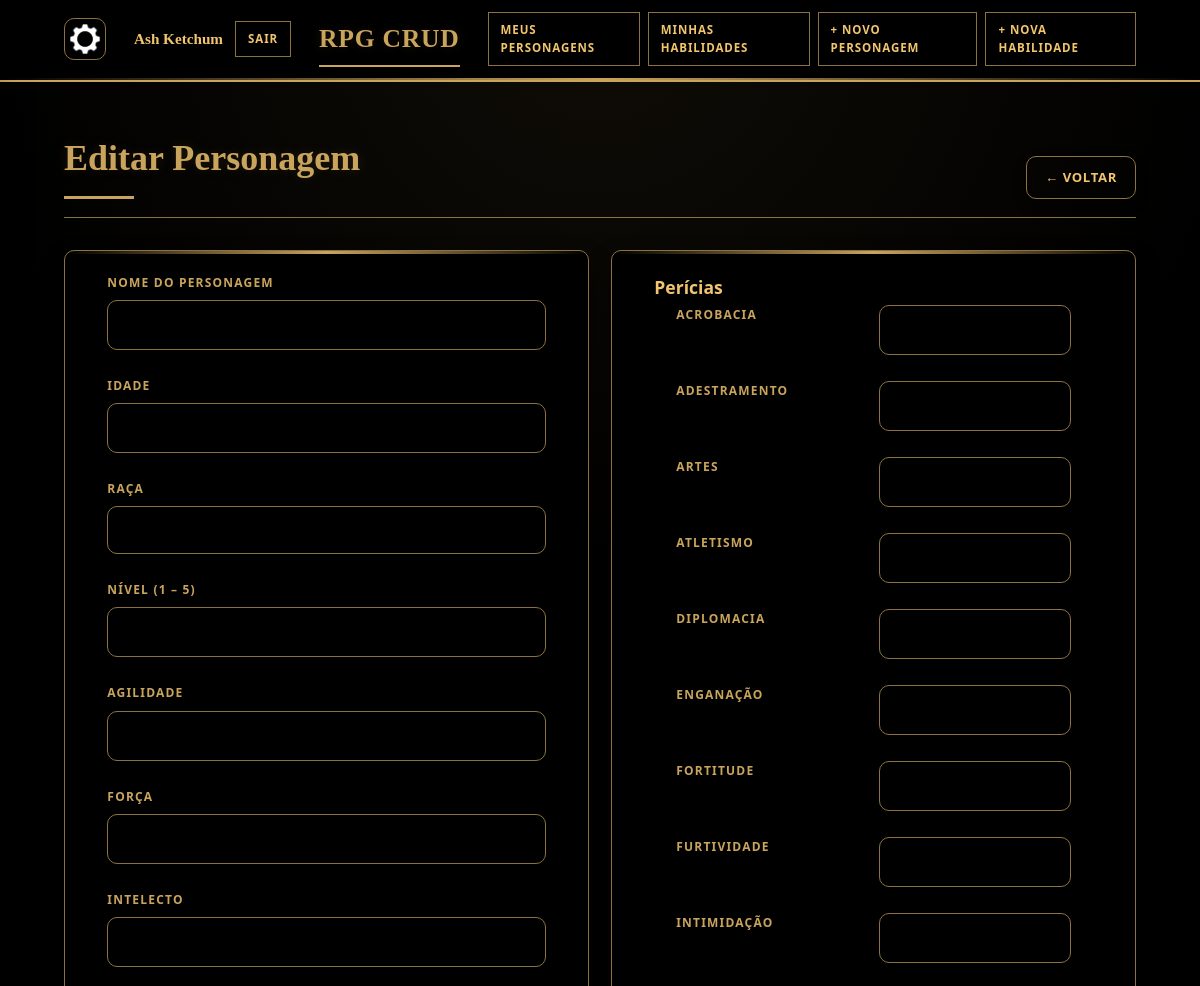
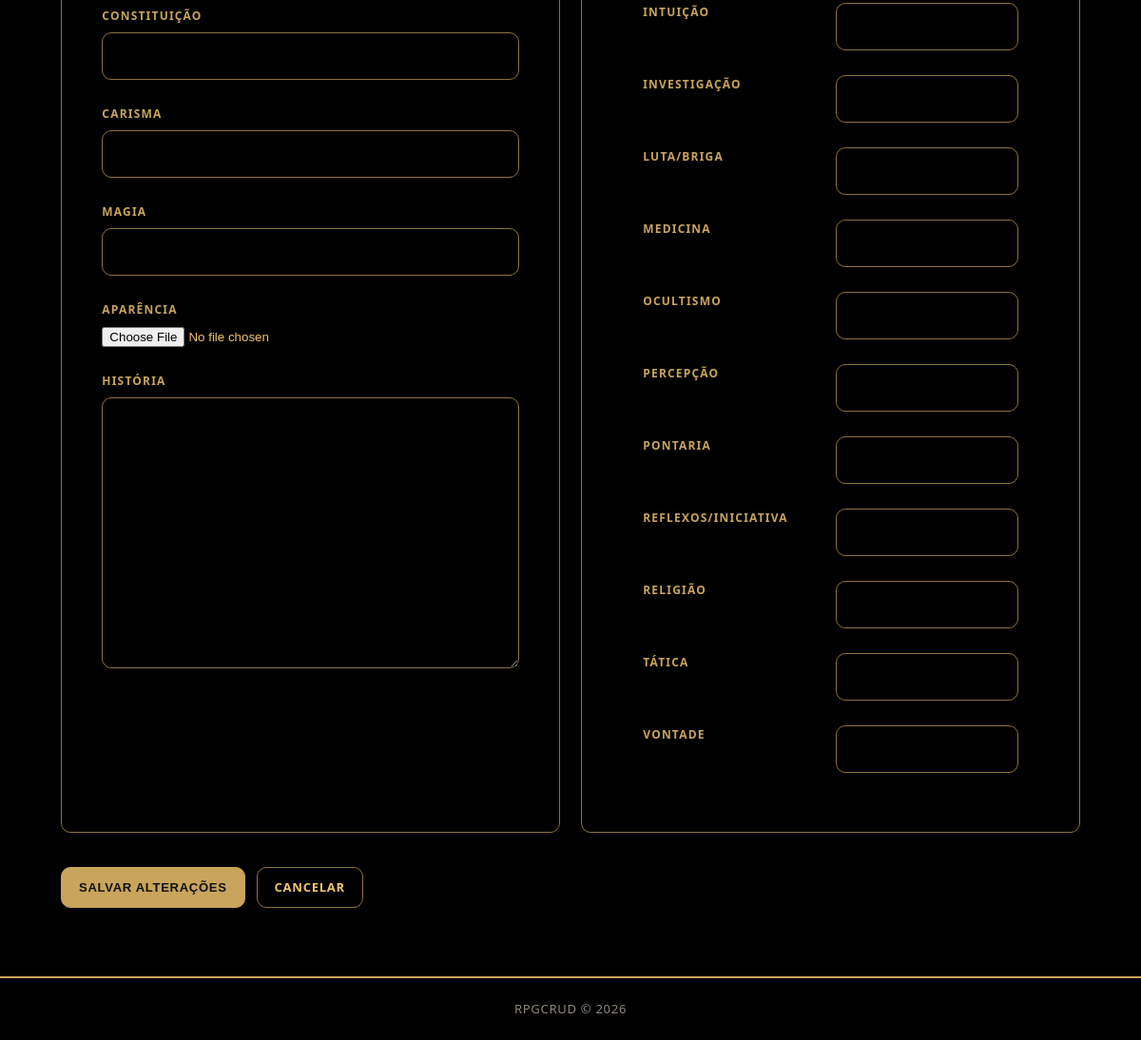
The page /pages/personagem_edit.php?id=32 (signed in) on the database its author committed (2 pictures, top to bottom).
### tables this page shows
CREATE TABLE `personagem` (
  `id_usuario` int(11) DEFAULT NULL,
  `id` int(11) NOT NULL,
  `nome` varchar(100) NOT NULL,
  `idade` int(11) DEFAULT NULL,
  `raca` varchar(40) NOT NULL,
  `nivel` int(11) NOT NULL,
  `agilidade` int(11) NOT NULL,
  `forca` int(11) NOT NULL,
  `intelecto` int(11) NOT NULL,
  `constituicao` int(11) NOT NULL,
  `carisma` int(11) NOT NULL,
  `magia` int(11) NOT NULL,
  `aparencia` varchar(255) DEFAULT NULL,
  `deletado` tinyint(1) NOT NULL DEFAULT 0,
  `lore` text DEFAULT NULL
);

CREATE TABLE `pericias` (
  `id_personagem` int(11) DEFAULT NULL,
  `acrobacia` int(11) NOT NULL,
  `adestramento` int(11) NOT NULL,
  `artes` int(11) NOT NULL,
  `atletismo` int(11) NOT NULL,
  `diplomacia` int(11) NOT NULL,
  `enganacao` int(11) NOT NULL,
  `fortitude` int(11) NOT NULL,
  `furtividade` int(11) NOT NULL,
  `intimidacao` int(11) NOT NULL,
  `intuicao` int(11) NOT NULL,
  `investigacao` int(11) NOT NULL,
  `luta_briga` int(11) NOT NULL,
  `medicina` int(11) NOT NULL,
  `ocultismo` int(11) NOT NULL,
  `percepcao` int(11) NOT NULL,
  `pontaria` int(11) NOT NULL,
  `reflexos_iniciativa` int(11) NOT NULL,
  `religiao` int(11) NOT NULL,
  `tatica` int(11) NOT NULL,
  `vontade` int(11) NOT NULL
);

### pages/personagem_edit.php (the view, shortened to what the rows shown need)
<?php
require_once __DIR__ . '/../repository/PersonagemRepository.php';
require_once __DIR__ . '/../repository/PericiaRepository.php';
$repoPersonagem = new PersonagemRepository();
$repoPericia = new PericiaRepository();
$id = 0;
if (isset($_GET['id'])) {
    $id = (int) $_GET['id'];
}
$personagem = null;
$pericia = null;
if ($id > 0) {
    $personagem = $repoPersonagem->buscarPorId($id);
    $pericia = $repoPericia->buscarPorId($personagem->getId());
}
$nome = '';
$idade = 0;
$nivel = 1;
$agilidade = 0;
$forca = 0;
$intelecto = 0;
$constituicao = 0;
$carisma = 0;
$magia = 0;
$pericias = [
  "Acrobacia" => 0,
  "Adestramento" => 0,
  "Artes" => 0,
  "Atletismo" => 0,
  "Diplomacia" => 0,
  "Enganacao" => 0,
  "Fortitude"=> 0,
  "Furtividade" => 0,
  "Intimidacao" => 0,
  "Intuicao" => 0,
  "Investigacao" => 0,
  "Luta_Briga" => 0,
  "Medicina" => 0,
  "Ocultismo" => 0,
  "Percepcao" => 0,
  "Pontaria" => 0,
  "Reflexos_Iniciativa" => 0,
  "Religiao" => 0,
  "Tatica" => 0,
  "Vontade" => 0
];
if ($personagem !== null) {
  $nome = $personagem->getNome();
  $idade = $personagem->getIdade();
  $nivel = $personagem->getNivel();
  $agilidade = $personagem->getAgilidade();
  $forca = $personagem->getForca();
  $intelecto = $personagem->getIntelecto();
  $constituicao = $personagem->getConstituicao();
  $carisma = $personagem->getCarisma();
  $magia = $personagem->getMagia();
  $pericias["Acrobacia"]              = $pericia->getAcrobacia();
  $pericias["Adestramento"]           = $pericia->getAdestramento();
  $pericias["Artes"]                  = $pericia->getArtes();
  $pericias["Atletismo"]              = $pericia->getAtletismo();
  $pericias["Diplomacia"]             = $pericia->getDiplomacia();
  $pericias["Enganacao"]              = $pericia->getEnganacao();
  $pericias["Fortitude"]              = $pericia->getFortitude();
  $pericias["Furtividade"]            = $pericia->getFurtividade();
  $pericias["Intimidacao"]            = $pericia->getIntimidacao();
  $pericias["Intuicao"]               = $pericia->getIntuicao();
  $pericias["Investigacao"]           = $pericia->getInvestigacao();
  $pericias["Luta_Briga"]             = $pericia->getLuta_Briga();
  $pericias["Medicina"]               = $pericia->getMedicina();
  $pericias["Ocultismo"]              = $pericia->getOcultismo();
  $pericias["Percepcao"]              = $pericia->getPercepcao();
  $pericias["Pontaria"]               = $pericia->getPontaria();
  $pericias["Reflexos_Iniciativa"]    = $pericia->getReflexos_Iniciativa();
  $pericias["Religiao"]               = $pericia->getReligiao();
  $pericias["Tatica"]                 = $pericia->getTatica();
  $pericias["Vontade"]                = $pericia->getVontade();
}
require_once __DIR__ . '/../includes/header.php';
?>
<div class="page-header">
  <h2>Editar Personagem</h2>
</div>
<div class="form">
  <div class="form-card">
    <form method="POST" action="personagem_edit.php?id=<?= $personagem->getId() ?>" enctype="multipart/form-data">
      <div class="form-group">
        <label for="nome">Nome do Personagem</label>
        <input
          type="text"
          id="nome"
          name="nome"
          placeholder="Ex: Dragão"
          value="<?= htmlspecialchars($nome) ?>"
          required
        />
      </div>
      <div class="form-group">
        <label for="idade">Idade</label>
        <input
          type="number"
          id="idade"
          name="idade"
          placeholder="Ex: 50"
          value="<?= $idade ?>"
          required
        />
      </div>
      <div class="form-group">
        <label for="nivel">Nível (1 – 5)</label>
        <input
          type="number"
          id="nivel"
          name="nivel"
          min="1"
          max="5"
          value="<?= $nivel ?>"
          required
        />
      </div>
      <div class="form-group">
        <label for="agilidade">Agilidade</label>
        <input
          type="number"
          id="agilidade"
          name="agilidade"
          min="0"
          max="5"
          value="<?= $agilidade ?>"
          required
        />
      </div>
      <div class="form-group">
        <label for="forca">Força</label>
        <input
          type="number"
          id="forca"
          name="forca"
          min="0"
          max="5"
          value="<?= $forca ?>"
          required
        />
      </div>
      <div class="form-group">
        <label for="intelecto">Intelecto</label>
        <input
          type="number"
          id="intelecto"
          name="intelecto"
          min="0"
          max="5"
          value="<?= $intelecto ?>"
          required
        />
      </div>
      <div class="form-group">
        <label for="constituicao">Constituição</label>
        <input
          type="number"
          id="constituicao"
          name="constituicao"
          min="0"
          max="5"
          value="<?= $constituicao ?>"
          required
        />
      </div>
      <div class="form-group">
        <label for="carisma">Carisma</label>
        <input
          type="number"
          id="carisma"
          name="carisma"
          min="0"
          max="5"
          value="<?= $carisma ?>"
          required
        />
      </div>
      <div class="form-group">
        <label for="magia">Magia</label>
        <input
          type="number"
          id="magia"
          name="magia"
          min="0"
          max="5"
          value="<?= $magia ?>"
          required
        />
      </div>
  </div>
  <div class="form-card">
      <div class="form-group">
        <div class="div-pericia">
          <label for="acrobacia">Acrobacia</label>
          <input
          type="number"
          id="acrobacia"
          name="acrobacia"
          class="input-pericias"
          min="0"
          max="5"
          value="<?= $pericias["Acrobacia"] ?>"
          required>
        </div>
        <div class="div-pericia">
          <label for="adestramento">Adestramento</label>
          <input
          type="number"
          id="adestramento"
          name="adestramento"
          class="input-pericias"
          min="0"
          max="5"
          value="<?= $pericias["Adestramento"] ?>"
          required>
        </div>
        <div class="div-pericia">
          <label for="artes">Artes</label>
          <input
          type="number"
          id="artes"
          name="artes"
          class="input-pericias"
          min="0"
          max="5"
          value="<?= $pericias["Artes"] ?>"
          required>
        </div>
        <div class="div-pericia">
          <label for="atletismo">Atletismo</label>
          <input
          type="number"
          id="atletismo"
          name="atletismo"
          class="input-pericias"
          min="0"
          max="5"
          value="<?= $pericias["Atletismo"] ?>"
          required>
        </div>
        <div class="div-pericia">
          <label for="diplomacia">Diplomacia</label>
          <input
          type="number"
          id="diplomacia"
          name="diplomacia"
          class="input-pericias"
          min="0"
          max="5"
          value="<?= $pericias["Diplomacia"] ?>"
          required>
        </div>
        <div class="div-pericia">
          <label for="enganacao">Enganação</label>
          <input
          type="number"
          id="enganacao"
          name="enganacao"
          class="input-pericias"
          min="0"
          max="5"
          value="<?= $pericias["Enganacao"] ?>"
          required>
        </div>
        <div class="div-pericia">
          <label for="fortitude">Fortitude</label>
          <input
          type="number"
          id="fortitude"
          name="fortitude"
          class="input-pericias"
          min="0"
          max="5"
          value="<?= $pericias["Fortitude"] ?>"
          required>
        </div>
        <div class="div-pericia">
          <label for="furtividade">Furtividade</label>
          <input
          type="number"
          id="furtividade"
          name="furtividade"
          class="input-pericias"
          min="0"
          max="5"
          value="<?= $pericias["Furtividade"] ?>"
          required>
        </div>
        <div class="div-pericia">
          <label for="intimidacao">Intimidação</label>
          <input
          type="number"
          id="intimidacao"
          name="intimidacao"
          class="input-pericias"
          min="0"
          max="5"
          value="<?= $pericias["Intimidacao"] ?>"
          required>
        </div>
        <div class="div-pericia">
          <label for="intuicao">Intuição</label>
          <input
          type="number"
          id="intuicao"
          name="intuicao"
          class="input-pericias"
          min="0"
          max="5"
          value="<?= $pericias["Intuicao"] ?>"
          required>
        </div>
        <div class="div-pericia">
          <label for="investigacao">Investigação</label>
          <input
          type="number"
          id="investigacao"
          name="investigacao"
          class="input-pericias"
          min="0"
          max="5"
          value="<?= $pericias["Investigacao"] ?>"
          required>
        </div>
        <div class="div-pericia">
          <label for="luta_briga">Luta/Briga</label>
          <input
          type="number"
          id="luta_briga"
          name="luta_briga"
          class="input-pericias"
          min="0"
          max="5"
          value="<?= $pericias["Luta_Briga"] ?>"
          required>
        </div>
        <div class="div-pericia">
          <label for="medicina">Medicina</label>
          <input
          type="number"
          id="medicina"
          name="medicina"
          class="input-pericias"
          min="0"
          max="5"
          value="<?= $pericias["Medicina"] ?>"
          required>
        </div>
        <div class="div-pericia">
          <label for="ocultismo">Ocultismo</label>
          <input
          type="number"
          id="ocultismo"
          name="ocultismo"
          class="input-pericias"
          min="0"
          max="5"
          value="<?= $pericias["Ocultismo"] ?>"
          required>
        </div>
        <div class="div-pericia">
          <label for="percepcao">Percepção</label>
          <input
          type="number"
          id="percepcao"
          name="percepcao"
          class="input-pericias"
          min="0"
          max="5"
          value="<?= $pericias["Percepcao"] ?>"
          required>
        </div>
        <div class="div-pericia">
          <label for="pontaria">Pontaria</label>
          <input
          type="number"
          id="pontaria"
          name="pontaria"
          class="input-pericias"
          min="0"
          max="5"
          value="<?= $pericias["Pontaria"] ?>"
          required>
        </div>
        <div class="div-pericia">
          <label for="reflexos_iniciativa">Reflexos/Iniciativa</label>
          <input
          type="number"
          id="reflexos_iniciativa"
          name="reflexos_iniciativa"
          class="input-pericias"
          min="0"
          max="5"
          value="<?= $pericias["Reflexos_Iniciativa"] ?>"
          required>
        </div>
        <div class="div-pericia">
          <label for="religiao">Religião</label>
          <input
          type="number"
          id="religiao"
          name="religiao"
          class="input-pericias"
          min="0"
          max="5"
          value="<?= $pericias["Religiao"] ?>"
          required>
        </div>
        <div class="div-pericia">
          <label for="tatica">Tática</label>
          <input
          type="number"
          id="tatica"
          name="tatica"
          class="input-pericias"
          min="0"
          max="5"
          value="<?= $pericias["Tatica"] ?>"
          required>
        </div>
        <div class="div-pericia">
          <label for="vontade">Vontade</label>
          <input
          type="number"
          id="vontade"
          name="vontade"
          class="input-pericias"
          min="0"
          max="5"
          value="<?= $pericias["Vontade"] ?>"
          required>
        </div>
          </div>
      </div>
  </div>
<?php require_once __DIR__ . '/../includes/footer.php'; ?>

### rows shown on the page
personagem: nome "Gustavo", idade "17", nivel "4", agilidade "0", forca "0", intelecto "0", constituicao "0", carisma "2", magia "0"
pericias: acrobacia "0", adestramento "3", artes "0", atletismo "0", diplomacia "0", enganacao "0", fortitude "0", furtividade "0", intimidacao "4", intuicao "0", investigacao "2", luta_briga "0", medicina "0", ocultismo "0", percepcao "0", pontaria "0", reflexos_iniciativa "0", religiao "0", tatica "0", vontade "0"

### other values the page prints
$nomeUser "Ash Ketchum"
form field raca "Humano"
